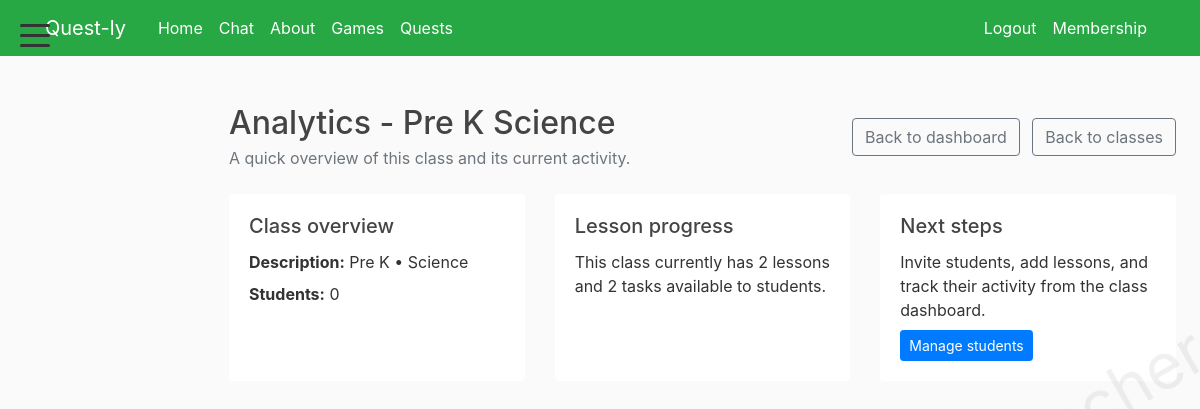
The app's page /users/teachers/class/27/analytics/ (signed in) with its own data.
### blog/models.py (models this page shows, shortened)
class Course(models.Model):
    name = models.CharField(max_length=100)
    image = models.ImageField(upload_to='course_previews/', blank=True, null=True)
    description = models.TextField(blank=True, default='')
    overlay_items = models.TextField(blank=True, default='', help_text='Enter one item per line to display on the course background.')
    OVERLAY_COLOR_BLUE = 'blue'
    OVERLAY_COLOR_GREEN = 'green'
    OVERLAY_COLOR_ORANGE = 'orange'
    OVERLAY_COLOR_CHOICES = [
        (OVERLAY_COLOR_BLUE, 'Blue'),
        (OVERLAY_COLOR_GREEN, 'Green'),
        (OVERLAY_COLOR_ORANGE, 'Orange'),
    ]
    overlay_color = models.CharField(max_length=16, choices=OVERLAY_COLOR_CHOICES, default=OVERLAY_COLOR_BLUE)
    overlay_3d = models.BooleanField(default=True)

class Lesson(models.Model):
    course = models.ForeignKey(Course, related_name='lessons', on_delete=models.CASCADE)
    name = models.CharField(max_length=100)
    finish_date = models.DateTimeField(blank=True, null=True, help_text='The date when students should finish this lesson.')
    is_hidden = models.BooleanField(default=False, help_text='Hide this lesson from lesson planners and teacher views when completed.')

### users/views.py (the view)
# urls.py: path('teachers/class/<int:course_id>/analytics/', views.class_analytics, name='class-analytics'),
@login_required
@user_passes_test(is_teacher)
def class_analytics(request, course_id):
    course = get_object_or_404(Course, pk=course_id)
    return render(request, 'users/class_analytics.html', {'course': course})

### blog/context_processors.py (called while the page is built)
def all_courses(request):
    try:
        courses = Course.objects.all()
    except Exception:
        courses = []
    return {'all_courses': courses}

def home_url(request):
    try:
        if getattr(request.user, 'is_authenticated', False):
            profile = getattr(request.user, 'profile', None)
            user_type = getattr(profile, 'user_type', None)
            if getattr(request.user, 'is_superuser', False) or user_type == 'teacher':
                return {'home_url': reverse('teachers')}
            if user_type == 'student':
                return {'home_url': reverse('students')}
            if user_type == 'parent':
                return {'home_url': reverse('parents')}
    except Exception:
        pass
    return {'home_url': reverse('home')}

### blog/models.py (called while the page is built)
    def get_absolute_url(self):
        return reverse('task-detail', kwargs={'task_id': self.pk})

### users/views.py (called while the page is built)
def ensure_user_profile(user, user_type=None):
    try:
        profile, _ = Profile.objects.get_or_create(user=user)
        if user_type and profile.user_type != user_type:
            profile.user_type = user_type
            profile.save(update_fields=['user_type'])
        return profile
    except Exception:
        return None

def is_teacher(user):
    if getattr(user, 'is_superuser', False):
        return True
    try:
        profile = ensure_user_profile(user, user_type='teacher')
        return bool(profile and profile.user_type == 'teacher')
    except Exception:
        return False

### users/templates/users/class_analytics.html
{% extends "blog/base.html" %}
{% block content %}
<div class="container py-4">
    <div class="d-flex justify-content-between align-items-center mb-4">
        <div>
            <h2 class="mb-1">Analytics - {{ course.name }}</h2>
            <p class="text-muted mb-0">A quick overview of this class and its current activity.</p>
        </div>
        <div>
            <a href="{% url 'class-dashboard' course.pk %}" class="btn btn-outline-secondary">Back to dashboard</a>
            <a href="{% url 'teachers' %}" class="btn btn-outline-secondary ml-2">Back to classes</a>
        </div>
    </div>
    <div class="row">
        <div class="col-md-4 mb-4">
            <div class="card h-100 border-0 shadow-sm">
                <div class="card-body">
                    <h5 class="card-title">Class overview</h5>
                    <p class="card-text mb-2"><strong>Description:</strong> {{ course.description|default:'No description yet.' }}</p>
                    <p class="card-text mb-0"><strong>Students:</strong> {{ course.students.count|default:0 }}</p>
                </div>
            </div>
        </div>
        <div class="col-md-4 mb-4">
            <div class="card h-100 border-0 shadow-sm">
                <div class="card-body">
                    <h5 class="card-title">Lesson progress</h5>
                    <p class="card-text mb-0">This class currently has {{ course.lessons.count }} lesson{{ course.lessons.count|pluralize }} and {{ course.lessons.all|length }} task{{ course.lessons.all|length|pluralize }} available to students.</p>
                </div>
            </div>
        </div>
        <div class="col-md-4 mb-4">
            <div class="card h-100 border-0 shadow-sm">
                <div class="card-body">
                    <h5 class="card-title">Next steps</h5>
                    <p class="card-text mb-2">Invite students, add lessons, and track their activity from the class dashboard.</p>
                    <a href="{% url 'class-students' course.pk %}" class="btn btn-primary btn-sm">Manage students</a>
                </div>
            </div>
        </div>
    </div>
</div>
{% endblock %}

### blog/static/blog/main.css (style rules this page uses)
body { background: #fafafa; color: #333333; margin-top: 5rem; }
h1, h2, h3, h4, h5, h6 { color: #444444; }

### records on screen
Course: name "Pre K Science", description "Pre K • Science", lessons.count "2", lessons.all|length "2"

### other values on screen
{{ course.students.count|default:0 }} "0"
